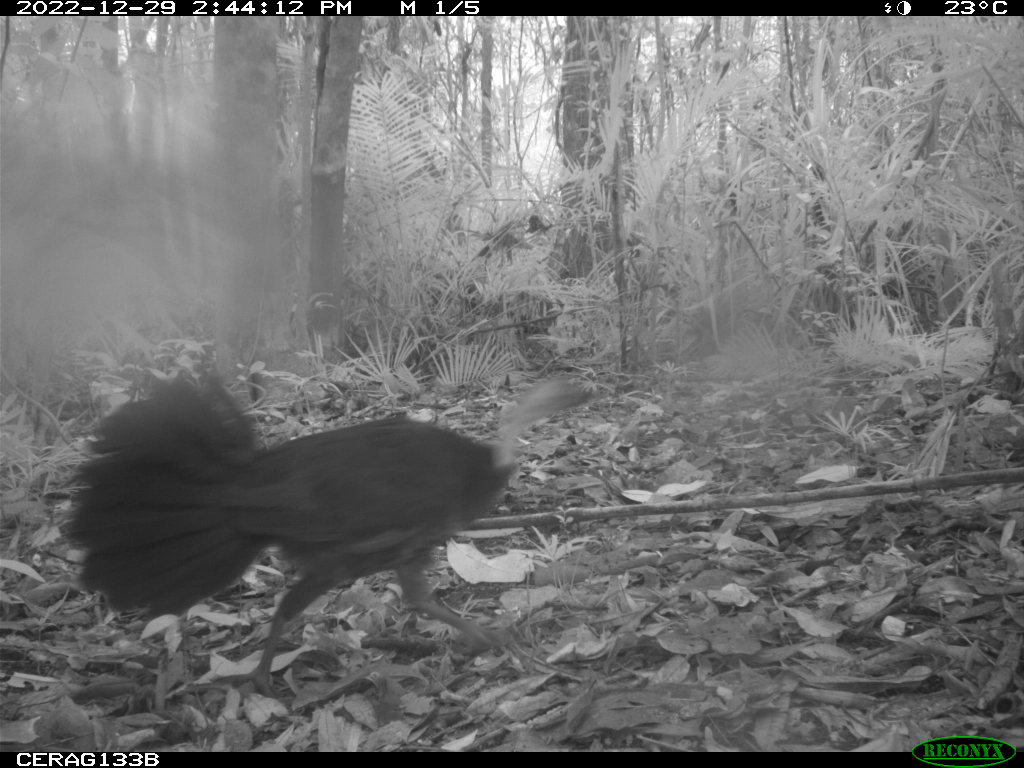
#> input picture ml-service/images/Alectura_lathami_1.JPG, 2048 x 1536 px (shown at 1/2 size)
$ python test_utils.py
#> lines starting #> are read from the running program, lines starting #| are printed output that depends on the picture
### ml-service/utils.py
from pathlib import Path
from typing import Dict, Optional
import hashlib

from PIL import Image

def calculate_checksum(file_path: str) -> str:
#> called with file_path = 'images/Alectura_lathami_1.JPG'
    sha256 = hashlib.sha256()

    with open(file_path, "rb") as file:
        for chunk in iter(lambda: file.read(8192), b""):
            sha256.update(chunk)

    return sha256.hexdigest()


def create_thumbnail(
    image_path: str,
    output_path: str,
    max_size: tuple = (300, 300),
    quality: int = 75
) -> str:
#> called with image_path = 'images/Alectura_lathami_1.JPG', output_path = 'thumbnails/Alectura_lathami_1_thumb.jpg', max_size = (300, 300), quality = 75
    output_file = Path(output_path)
    output_file.parent.mkdir(parents=True, exist_ok=True)

    image = Image.open(image_path).convert("RGB")
#> image is the input picture: PIL image 2048x1536 RGB; mean R, G, B 113.4, 113.6, 113.4
    image.thumbnail(max_size)
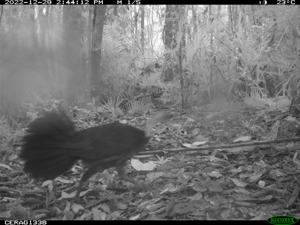
#> image: PIL image 300x225 RGB; mean R, G, B 113.4, 113.6, 113.4

    image.save(output_file, "JPEG", quality=quality)

    return str(output_file)


def build_file_metadata(
    file_id: str,
    original_path: str,
    file_type: str,
    checksum: str,
    tags: Dict[str, int],
    thumbnail_path: Optional[str] = None
) -> Dict[str, object]:
    return {
        "file_id": file_id,
        "original_path": original_path,
        "thumbnail_path": thumbnail_path,
        "file_type": file_type,
        "checksum": checksum,
        "tags": tags
    }

### ml-service/test_utils.py
from utils import calculate_checksum, create_thumbnail, build_file_metadata


def main():
    image_path = "images/Alectura_lathami_1.JPG"

    checksum = calculate_checksum(image_path)

    thumbnail_path = create_thumbnail(
        image_path=image_path,
        output_path="thumbnails/Alectura_lathami_1_thumb.jpg",
        max_size=(300, 300),
        quality=75
    )

    metadata = build_file_metadata(
        file_id="test-file-001",
        original_path=image_path,
        thumbnail_path=thumbnail_path,
        file_type="image",
        checksum=checksum,
        tags={
            "Alectura_lathami": 1
        }
    )

    print(metadata)


if __name__ == "__main__":
    main()

$ run again, with ml-service/images/Canis_familiaris_1.JPG copied over ml-service/images/Alectura_lathami_1.JPG
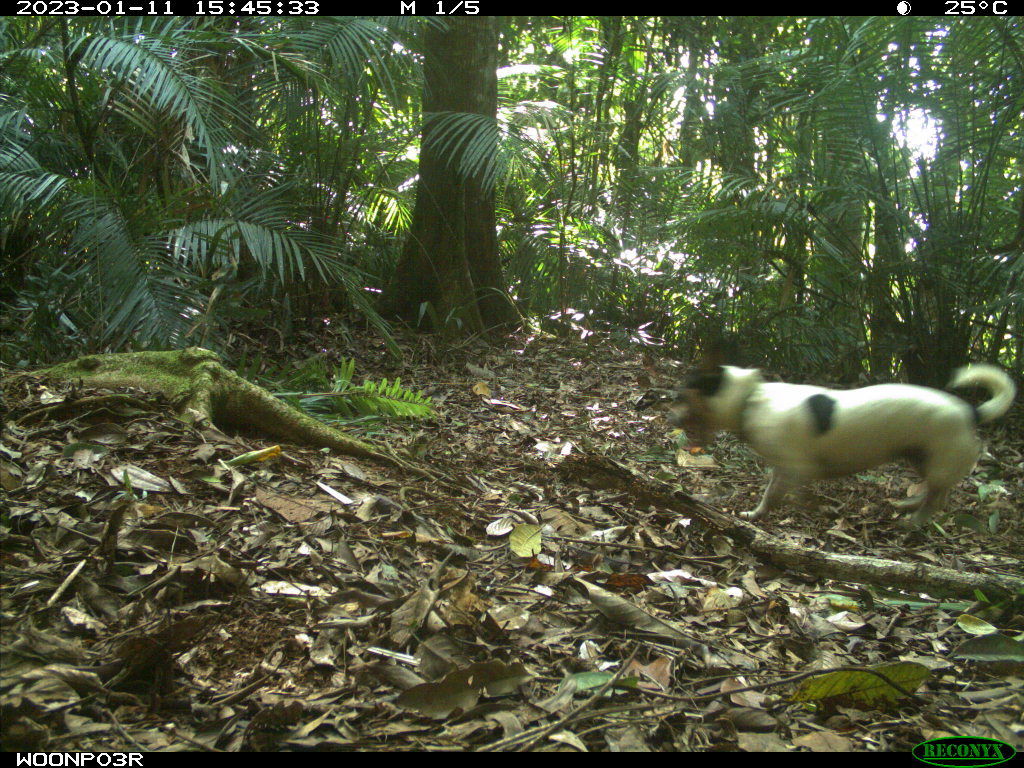
#> input picture ml-service/images/Canis_familiaris_1.JPG, 2048 x 1536 px (shown at 1/2 size)
#> in create_thumbnail, image is the input picture: PIL image 2048x1536 RGB; mean R, G, B 80.8, 87.6, 59.9
#> in create_thumbnail, `image.thumbnail(max_size)`:
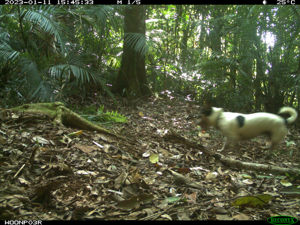
#> image: PIL image 300x225 RGB; mean R, G, B 80.7, 87.6, 59.8
